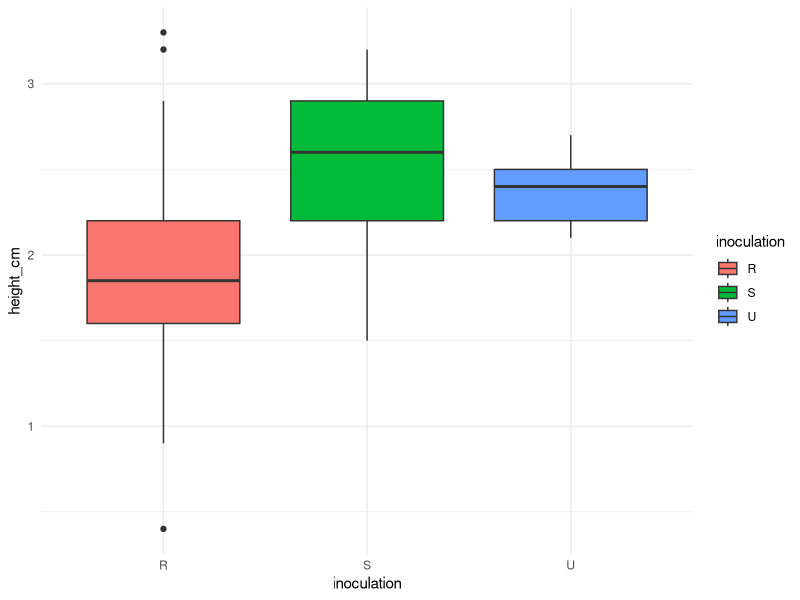
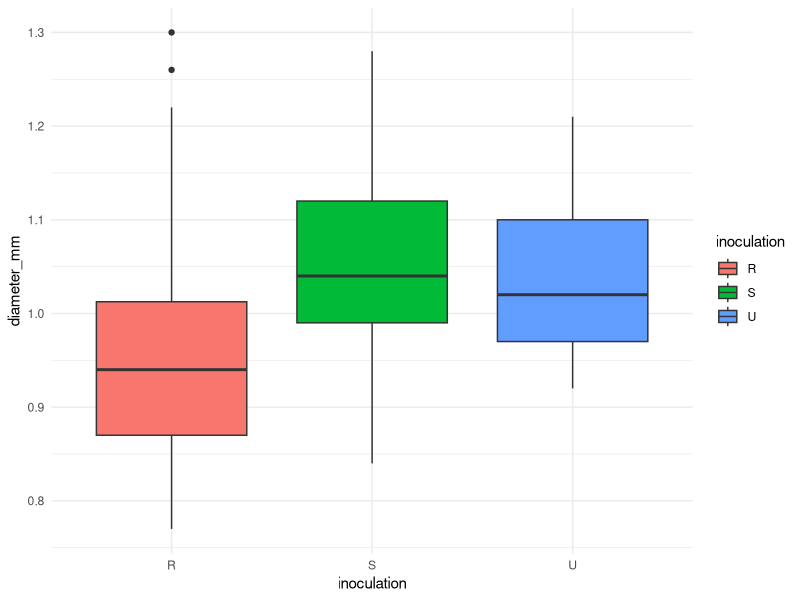

Generate these figures, in order, with R:
## ---- chunk 1
knitr::opts_chunk$set(echo = TRUE)

library(here)
library(tidyverse)
## ---- chunk 2
size = read_csv(here("data", "size_tracking - master.csv")) %>% 
  filter(!is.na(height_cm))
tree_ids = read_csv(here("data", "seedling_ids - master.csv")) %>% 
  filter(total_id %in% size$seedling_id)

## ---- chunk 3
ggplot(size, aes(y = height_cm, x = inoculation, fill = inoculation))+
  geom_boxplot()+theme_minimal()

ggplot(size, aes(y = diameter_mm, x = inoculation, fill = inoculation))+
  geom_boxplot()+theme_minimal()

# TukeyHSD(aov(height_cm~inoculation, data = size))
# TukeyHSD(aov(diameter_mm~inoculation, data = size))

